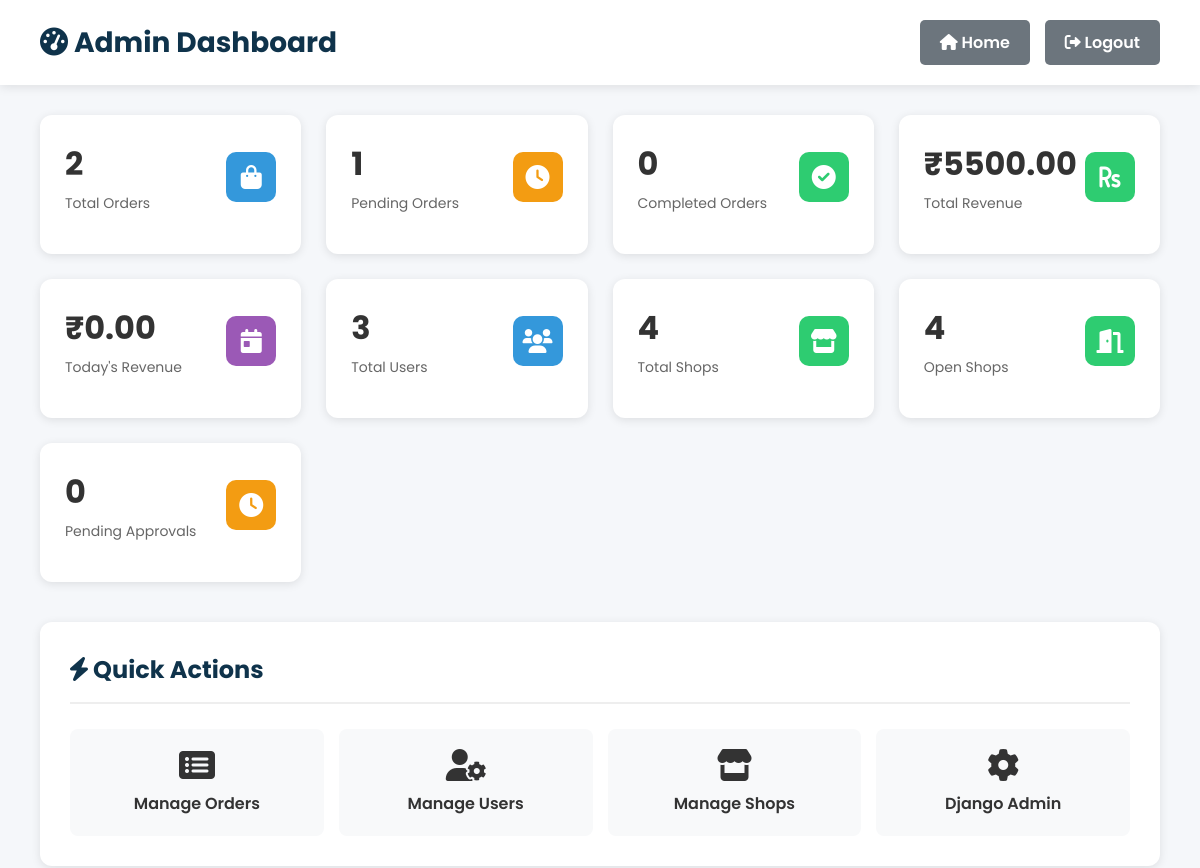
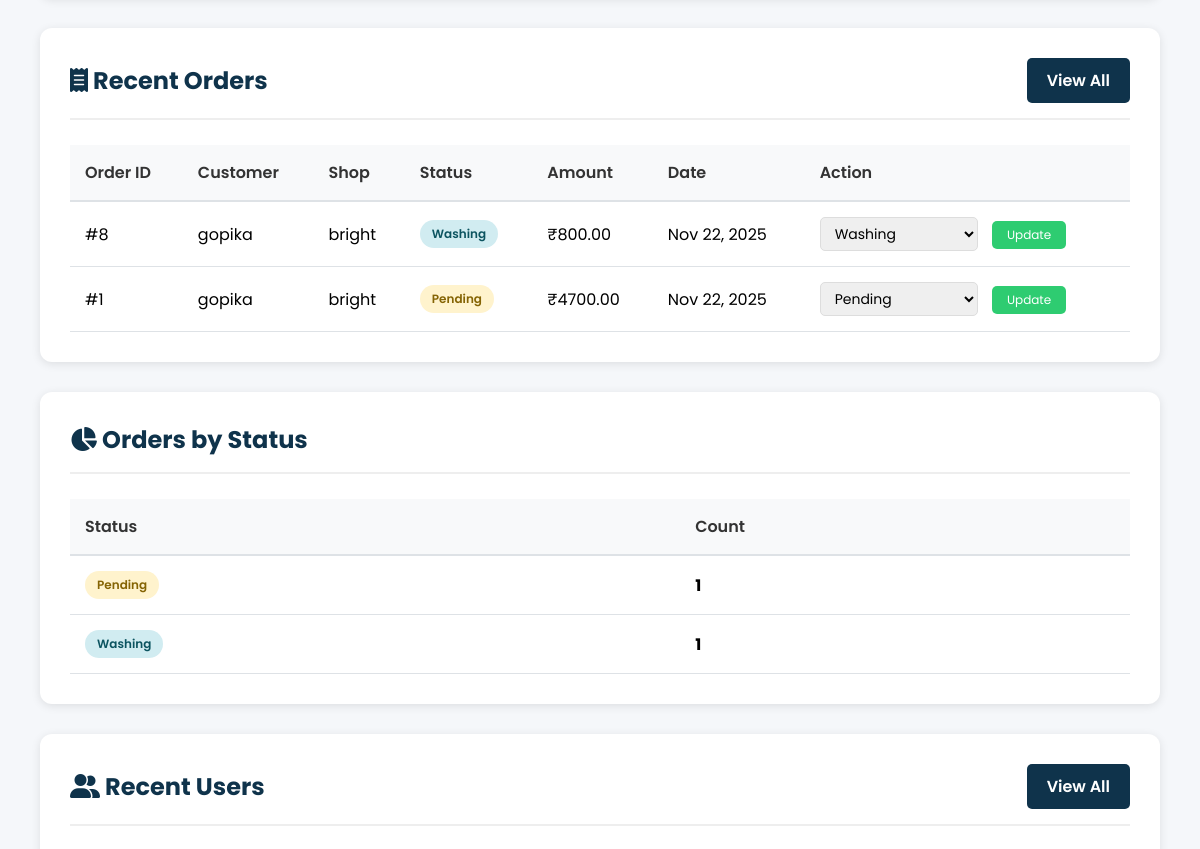
Before: /admin-dashboard/ (signed in, upper part) with the older database file (2 pictures, top to bottom).
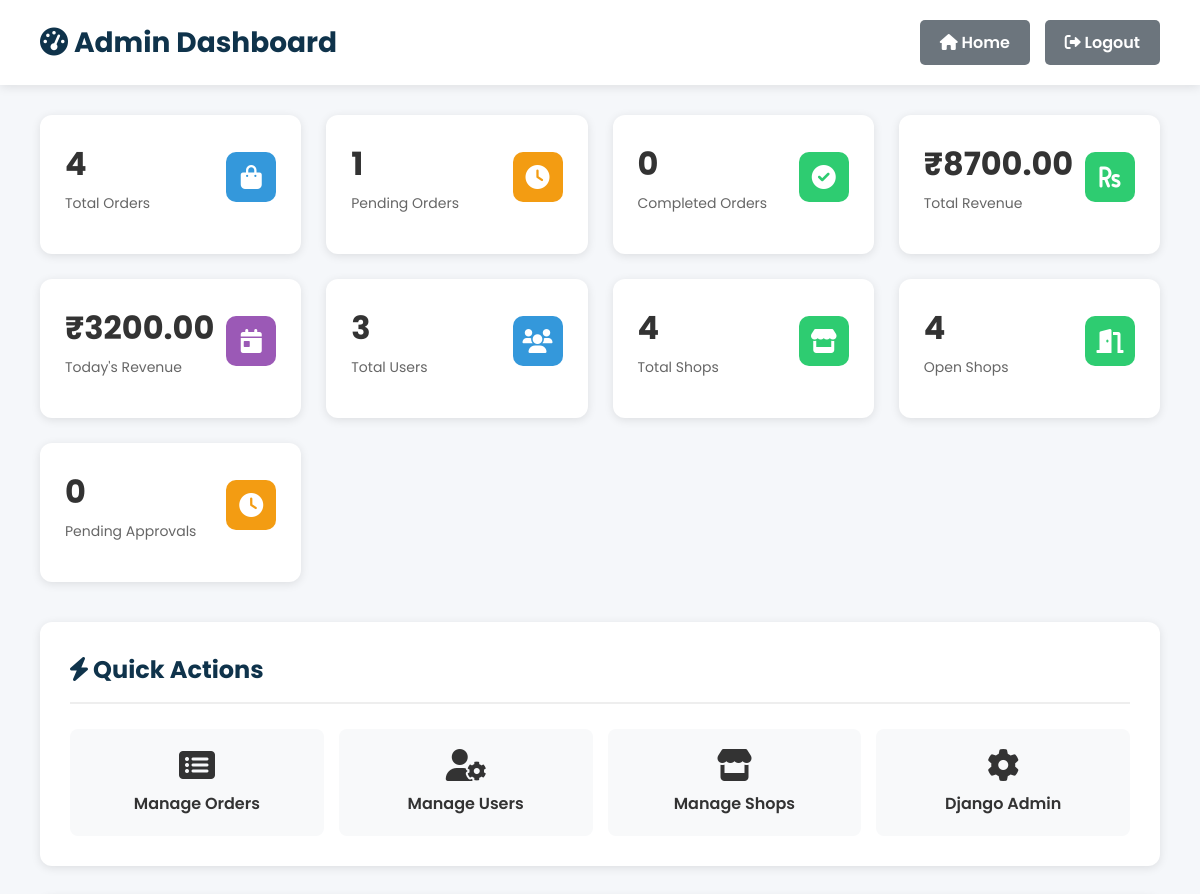
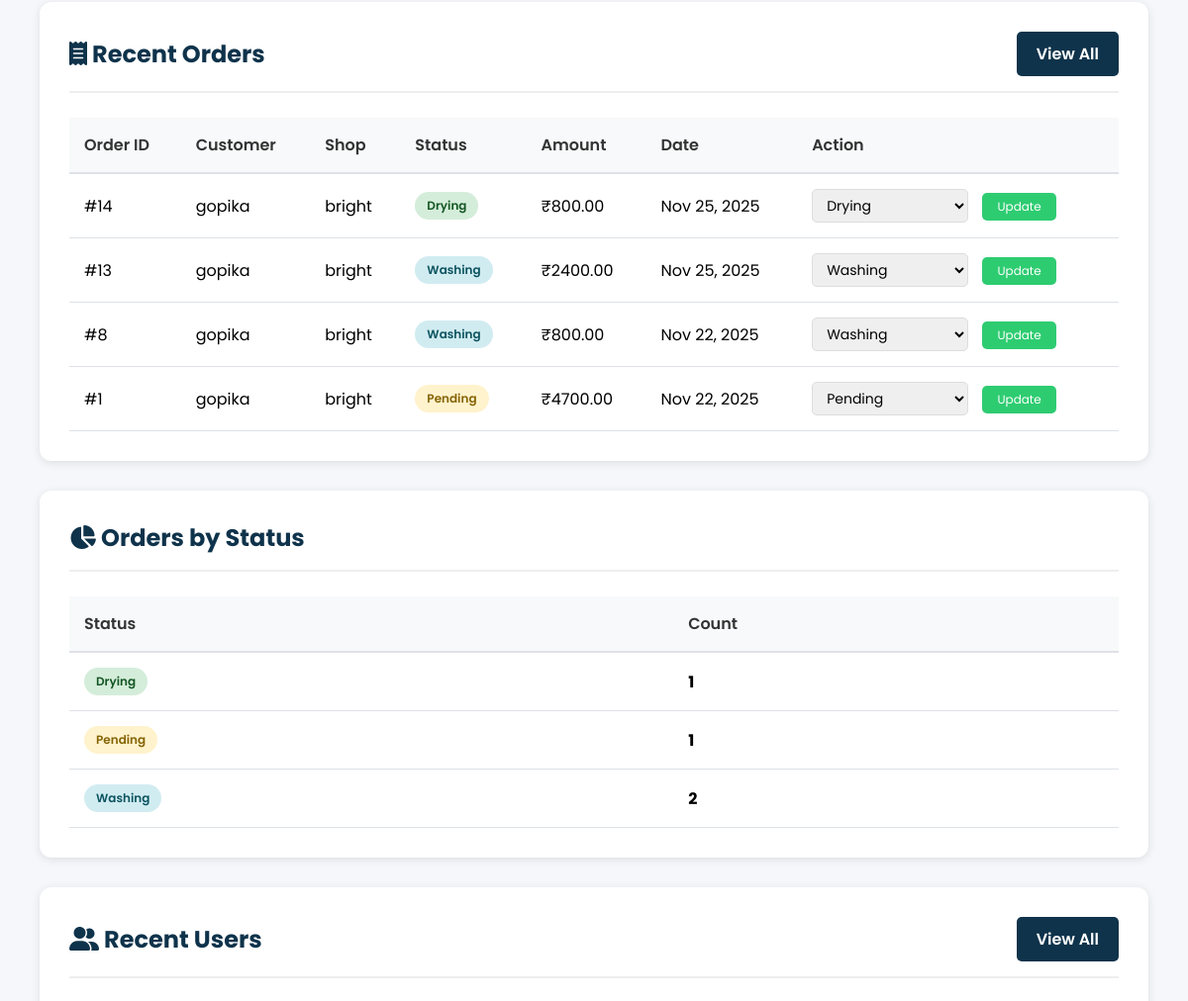
After: the same page with the newer database file (2 pictures, top to bottom).
### shop/models.py (models this page shows, shortened)
class Order(models.Model):
    STATUS_CHOICES = (
        ("Pending", "Pending"),
        ("Washing", "Washing"),
        ("Drying", "Drying"),
        ("Ironing", "Ironing"),
        ("Ready", "Ready for Pickup"),
        ("Completed", "Completed"),
    )
    user = models.ForeignKey(User, on_delete=models.CASCADE)
    shop = models.ForeignKey(LaundryShop, on_delete=models.SET_NULL, null=True)
    branch = models.ForeignKey('Branch', on_delete=models.SET_NULL, null=True, blank=True)
    cloth_status = models.CharField(max_length=20, choices=STATUS_CHOICES, default="Pending")
    amount = models.DecimalField(max_digits=10, decimal_places=2, default=0)
    created_at = models.DateTimeField(auto_now_add=True)
    delivery_name = models.CharField(max_length=255, blank=True, null=True)
    delivery_address = models.TextField(blank=True, null=True)
    delivery_phone = models.CharField(max_length=20, blank=True, null=True)
    special_instructions = models.TextField(blank=True, null=True)
    pickup_date = models.DateTimeField(blank=True, null=True)
    delivery_date = models.DateTimeField(blank=True, null=True)

class LaundryShop(models.Model):
    name = models.CharField(max_length=100, unique=True)
    email = models.EmailField(unique=True)
    password = models.CharField(max_length=128)
    address = models.TextField()
    city = models.CharField(max_length=100, blank=True, null=True)
    latitude = models.CharField(max_length=100, blank=True, null=True)
    longitude = models.CharField(max_length=100, blank=True, null=True)
    is_open = models.BooleanField(default=True)
    is_approved = models.BooleanField(default=False)
    phone = models.CharField(max_length=15)
    image = models.ImageField(upload_to="shops/", blank=True, null=True)
    created_at = models.DateTimeField(auto_now_add=True)

### shop/views.py (the view)
# urls.py: path("admin-dashboard/", views.admin_dashboard, name="admin_dashboard"),
@login_required
@user_passes_test(is_staff_user, login_url='login')
def admin_dashboard(request):
    total_orders = Order.objects.count()
    pending_orders = Order.objects.filter(cloth_status="Pending").count()
    completed_orders = Order.objects.filter(cloth_status="Completed").count()
    washing_orders = Order.objects.filter(cloth_status="Washing").count()
    ready_orders = Order.objects.filter(cloth_status="Ready").count()
    total_revenue = Order.objects.aggregate(total=Sum('amount'))['total'] or 0
    today_revenue = Order.objects.filter(
        created_at__date=datetime.now().date()
    ).aggregate(total=Sum('amount'))['total'] or 0
    total_users = User.objects.count()
    new_users_today = User.objects.filter(
        date_joined__date=datetime.now().date()
    ).count()
    total_shops = LaundryShop.objects.count()
    open_shops = LaundryShop.objects.filter(is_open=True).count()
    pending_approvals = LaundryShop.objects.filter(is_approved=False).count()
    recent_orders = Order.objects.select_related('user', 'shop').order_by('-created_at')[:10]
    orders_by_status = Order.objects.values('cloth_status').annotate(count=Count('id')).order_by('cloth_status')
    recent_users = User.objects.order_by('-date_joined')[:5]
    total_branches = Branch.objects.count()
    recent_branches = Branch.objects.select_related('shop').order_by('-created_at')[:10]
    shops_with_branches = LaundryShop.objects.prefetch_related('branches').all()
    context = {
        'total_orders': total_orders,
        'pending_orders': pending_orders,
        'completed_orders': completed_orders,
        'washing_orders': washing_orders,
        'ready_orders': ready_orders,
        'total_revenue': total_revenue,
        'today_revenue': today_revenue,
        'total_users': total_users,
        'new_users_today': new_users_today,
        'total_shops': total_shops,
        'open_shops': open_shops,
        'pending_approvals': pending_approvals,
        'total_branches': total_branches,
        'recent_orders': recent_orders,
        'orders_by_status': orders_by_status,
        'recent_users': recent_users,
        'recent_branches': recent_branches,
        'all_shops': LaundryShop.objects.all(),
        'shops_with_branches': shops_with_branches,
    }
    return render(request, 'admin_dashboard.html', context)

### shop/views.py (called while the page is built)
def is_staff_user(user):
    return user.is_authenticated and (user.is_staff or user.is_superuser)

### shop/templates/admin_dashboard.html (shortened to what the changed rows need)
{% load static %}
<!DOCTYPE html>
<html lang="en">
<head>
    <link rel="stylesheet" href="https://cdnjs.cloudflare.com/ajax/libs/font-awesome/6.0.0-beta3/css/all.min.css">
</head>
<body>
    <div class="admin-header">
        <h1><i class="fas fa-tachometer-alt"></i> Admin Dashboard</h1>
    </div>
    <div class="admin-container">
        <div class="stats-grid">
            <div class="stat-card">
                <div class="stat-card-header">
                    <div>
                        <div class="stat-card-value">{{ total_orders }}</div>
                        <div class="stat-card-label">Total Orders</div>
                    </div>
                </div>
            </div>
            <div class="stat-card">
                <div class="stat-card-header">
                    <div>
                        <div class="stat-card-value">₹{{ total_revenue|floatformat:2 }}</div>
                        <div class="stat-card-label">Total Revenue</div>
                    </div>
                </div>
            </div>
            <div class="stat-card">
                <div class="stat-card-header">
                    <div>
                        <div class="stat-card-value">₹{{ today_revenue|floatformat:2 }}</div>
                        <div class="stat-card-label">Today's Revenue</div>
                    </div>
                </div>
            </div>
        </div>
        <div class="dashboard-section">
            <div class="section-header">
                <h2><i class="fas fa-bolt"></i> Quick Actions</h2>
            </div>
        </div>
        <div class="dashboard-section">
            <div class="section-header">
                <h2><i class="fas fa-receipt"></i> Recent Orders</h2>
            </div>
            {% if recent_orders %}
            <table class="data-table">
                <thead>
                    <tr>
                        <th>Order ID</th>
                        <th>Customer</th>
                        <th>Shop</th>
                        <th>Status</th>
                        <th>Amount</th>
                        <th>Date</th>
                        <th>Action</th>
                    </tr>
                </thead>
                <tbody>
                    {% for order in recent_orders %}
                    <tr>
                        <td>#{{ order.id }}</td>
                        <td>{{ order.user.username }}</td>
                        <td>{{ order.shop.name|default:"N/A" }}</td>
                        <td>
                            <span class="status-badge status-{{ order.cloth_status|lower }}">{{ order.cloth_status }}</span>
                        </td>
                        <td>₹{{ order.amount|floatformat:2 }}</td>
                        <td>{{ order.created_at|date:"M d, Y" }}</td>
                        <td>
                            <select class="status-select" id="status-{{ order.id }}">
                                <option value="Pending" {% if order.cloth_status == "Pending" %}selected{% endif %}>Pending</option>
                                <option value="Washing" {% if order.cloth_status == "Washing" %}selected{% endif %}>Washing</option>
                                <option value="Drying" {% if order.cloth_status == "Drying" %}selected{% endif %}>Drying</option>
                            </select>
                            <button class="update-btn" onclick="updateOrderStatus({{ order.id }})">
                                Update
                            </button>
                        </td>
                    </tr>
                    {% endfor %}
                </tbody>
            </table>
            {% else %}
            <div class="empty-state">
                <i class="fas fa-inbox"></i>
                <p>No orders yet</p>
            </div>
            {% endif %}
        </div>
        <div class="dashboard-section">
            <div class="section-header">
                <h2><i class="fas fa-chart-pie"></i> Orders by Status</h2>
            </div>
            {% if orders_by_status %}
            <table class="data-table">
                <thead>
                    <tr>
                        <th>Status</th>
                        <th>Count</th>
                    </tr>
                </thead>
                <tbody>
                    {% for status_data in orders_by_status %}
                    <tr>
                        <td>
                            <span class="status-badge status-{{ status_data.cloth_status|lower }}">
                                {{ status_data.cloth_status }}
                            </span>
                        </td>
                        <td><strong>{{ status_data.count }}</strong></td>
                    </tr>
                    {% endfor %}
                </tbody>
            </table>
            {% else %}
            <div class="empty-state">
                <i class="fas fa-chart-bar"></i>
                <p>No status data available</p>
            </div>
            {% endif %}
        </div>
        <div class="dashboard-section">
            <div class="section-header">
                <h2><i class="fas fa-user-friends"></i> Recent Users</h2>
            </div>
        </div>
    </div>
</body>
</html>

Changed rows visible on the page:
added Order: id "14", user.username "gopika", shop.name "bright", cloth_status "Drying", amount "800.00", created_at "Nov 25, 2025", cloth_status+id "Drying"
added Order: id "13", user.username "gopika", shop.name "bright", cloth_status "Washing", amount "2400.00", created_at "Nov 25, 2025", cloth_status+id "Washing"
Other visible differences:
{{ total_orders }}: "2" → "4"
{{ total_revenue|floatformat:2 }}: "5500.00" → "8700.00"
{{ today_revenue|floatformat:2 }}: "0.00" → "3200.00"
new list line: "Drying 1"
new list line: "Washing 2"
list line gone: "Washing 1"
